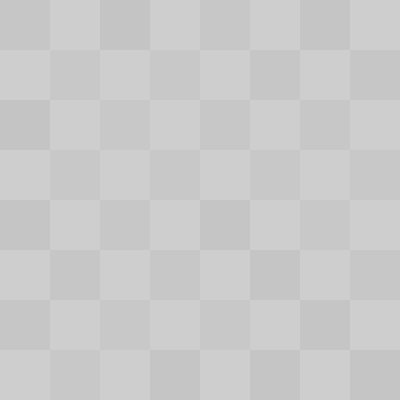
Frame 1 (no input)
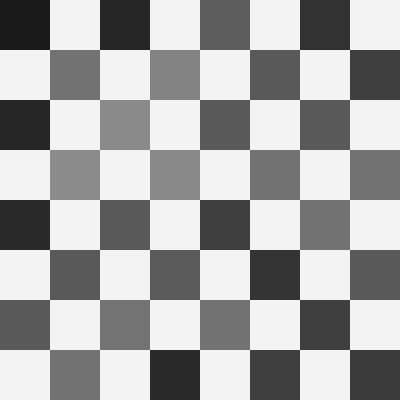
Frame 60 (the mouse pressed at the canvas centre just before this capture)
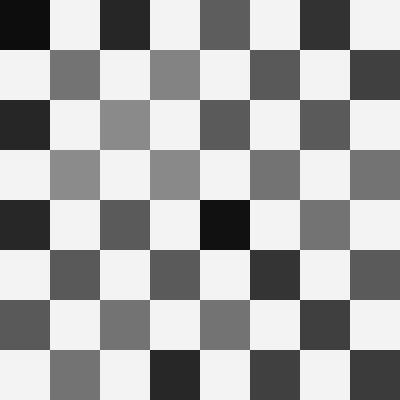
Frame 120 (the mouse held since frame 60 and released just before this capture)

The Processing sketch that drew these frames (run headless with seeded random() and noise(); from frame 60 on, the mouse is pressed at the canvas centre):

// Processing sketch: ChessLikeWithClassesAndBehaviours
// ── ChessLikeWithClassesAndBehaviours.pde
boolean white;
GridSquare[][] grid;
int rows;
int cols;
int gridSquareSize;

void setup() {

  size(400, 400);
  noStroke();
  rows = 8;
  cols = 8;
  gridSquareSize = 50;

  grid = new GridSquare[cols][rows];

  for (int i = 0; i < cols; i++) {
    for (int j = 0; j < rows; j++) {

      grid[i][j] = new GridSquare(i, j, gridSquareSize, white);
      white = !white;
    }
    
    white = !white;
  }
}

void draw() {
  
  for (int i = 0; i < cols; i++) {
    for (int j = 0; j < rows; j++) {
      
      grid[i][j].update();
      grid[i][j].draw();
    }
  }
  
  
  // do a mouseOver effect

  int currentHorizSquare = mouseX / 50;
  int currentVertSquare = mouseY / 50;

  if (currentHorizSquare >= 0 && currentHorizSquare <= 7 && currentVertSquare >= 0 && currentVertSquare <= 7) {

      grid[currentHorizSquare][currentVertSquare].feed();
      
  }
}
// ── GridSquare.pde
class GridSquare {

  int x;
  int y;
  int size;
  int col;
  float food;

  boolean white;

  GridSquare(int x, int y, int size, boolean white) {
    this.x = x;
    this.y = y;
    this.size = size;

    this.white = white;

    this.food = random(500, 1000);

    if (white) {
      this.col = 255;
    } else {
      this.col = 0;
    }
  }

  void draw() {

    // if it is a black square
    if (!this.white) {

      // reflect the amount of food
      col = (int)map(this.food, 0, 1000, 0, 220);

      // we need to kind of invert this number, since black is 0 which in this case means healthy
      col = 220 - col;
    }

    fill(col, 10);
    rect(this.x * size, this.y * size, size, size);
  }

  void update() {
    if(!this.white && this.food > 0) {
      this.food--;
    }
  }

  void feed() {
    if (!this.white && this.food < 1000) {
      this.food += 5;
      
    }
  }
}
